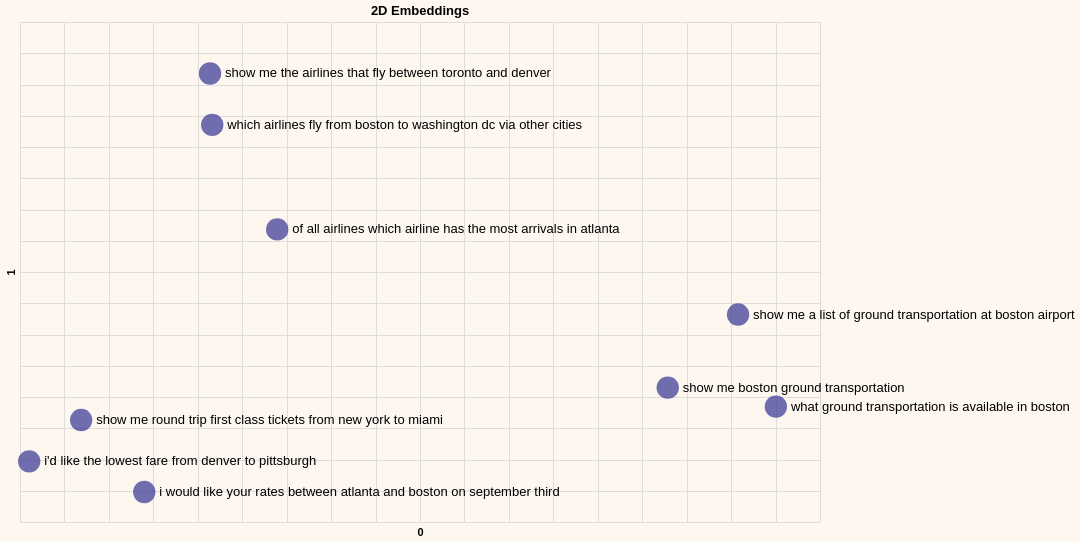

Source (notebook cell):
### Code cell
# Reduce embeddings to 2 principal components to aid visualization
embeds_pc2 = get_pc(embeds, 2)

# Add the principal components to dataframe
df_pc2 = pd.concat([df, pd.DataFrame(embeds_pc2)], axis=1)

# Plot the 2D embeddings on a chart
df_pc2.columns = df_pc2.columns.astype(str)
generate_chart(df_pc2.iloc[:sample],'0','1',title='2D Embeddings')

### Figure 1 — Vega-Lite specification as saved in the notebook (floating-point values rounded to 4 significant figures; data arrays with more than 128 entries replaced by an {"elided": "..."} marker saying what was removed)
{"config": {"view": {"continuousWidth": 300, "continuousHeight": 300}, "background": "#FDF7F0", "legend": {"labelFontSize": 18, "orient": "bottom", "titleFontSize": 18}}, "layer": [{"mark": {"type": "circle", "size": 500}, "encoding": {"color": {"value": "#333293"}, "tooltip": [{"field": "query", "type": "nominal"}], "x": {"axis": {"domain": false, "labels": false, "ticks": false}, "field": "0", "scale": {"zero": false}, "type": "quantitative"}, "y": {"axis": {"domain": false, "labels": false, "ticks": false}, "field": "1", "scale": {"zero": false}, "type": "quantitative"}}}, {"mark": {"type": "text", "align": "left", "baseline": "middle", "color": "black", "dx": 15, "size": 13}, "encoding": {"color": {"value": "black"}, "text": {"field": "query", "type": "nominal"}, "tooltip": [{"field": "query", "type": "nominal"}], "x": {"axis": {"domain": false, "labels": false, "ticks": false}, "field": "0", "scale": {"zero": false}, "type": "quantitative"}, "y": {"axis": {"domain": false, "labels": false, "ticks": false}, "field": "1", "scale": {"zero": false}, "type": "quantitative"}}}], "data": {"name": "data-959f8f230e5cc2cc8c885a49f72e1467"}, "height": 500, "title": "2D Embeddings", "width": 800, "$schema": "https://vega.github.io/schema/vega-lite/v5.20.1.json", "datasets": {"data-959f8f230e5cc2cc8c885a49f72e1467": [{"query": " which airlines fly from boston to washington dc via other cities", "query_embeds": {"elided": "1536 float values"}, "0": -0.08375, "1": 0.4354}, {"query": " show me the airlines that fly between toronto and denver", "query_embeds": {"elided": "1536 float values"}, "0": -0.08622, "1": 0.5176}, {"query": " show me round trip first class tickets from new york to miami", "query_embeds": {"elided": "1536 float values"}, "0": -0.2312, "1": -0.03686}, {"query": " i'd like the lowest fare from denver to pittsburgh", "query_embeds": {"elided": "1536 float values"}, "0": -0.2897, "1": -0.103}, {"query": " show me a list of ground transportation at boston airport", "query_embeds": {"elided": "1536 float values"}, "0": 0.5078, "1": 0.1319}, {"query": " show me boston ground transportation", "query_embeds": {"elided": "1536 float values"}, "0": 0.4287, "1": 0.01496}, {"query": " of all airlines which airline has the most arrivals in atlanta", "query_embeds": {"elided": "1536 float values"}, "0": -0.01064, "1": 0.2682}, {"query": " what ground transportation is available in boston", "query_embeds": {"elided": "1536 float values"}, "0": 0.5504, "1": -0.0154}, {"query": " i would like your rates between atlanta and boston on september third", "query_embeds": {"elided": "1536 float values"}, "0": -0.1602, "1": -0.152}]}}
